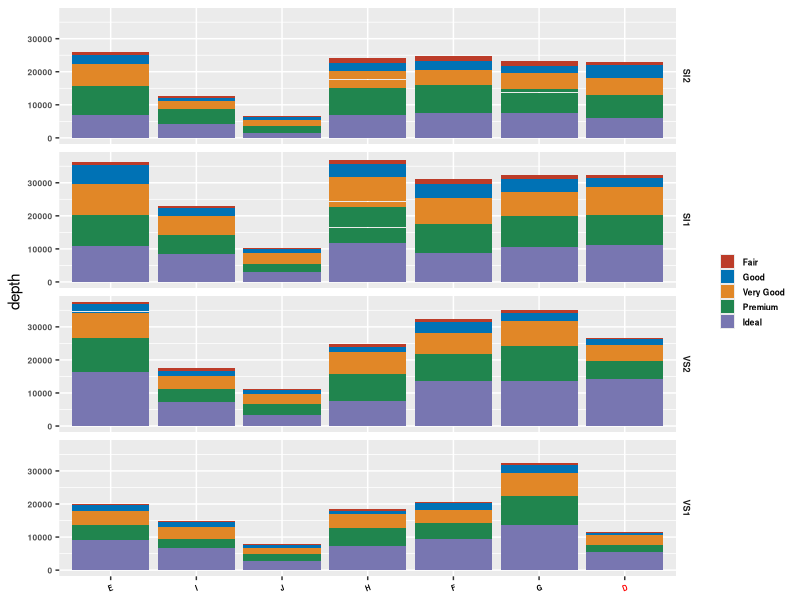

This figure's R source:
library(ggplot2)
library(ggsci)



df <- diamonds
df_color <- unique(df$color)
df$color <- factor(df$color,levels=df_color)
colortype <- ifelse((df_color == "D"), "red", "black")

theme_1 <- 
  theme(
    axis.text.x=element_text(size=5,face="bold",angle=20,vjust=.5,hjust=.5,colour=colortype),
    axis.text.y=element_text(size=6,face="bold"),
    axis.title.x=element_blank(),
    legend.text=element_text(size=6,face="bold"),
    legend.title=element_blank(),
    legend.background = element_rect(colour = "NA"),
    legend.key.size = unit(0.75, "lines"),
    strip.background = element_rect(fill = "transparent"),
    strip.text = element_text(size=6.5,face="bold")
    
  )

df <- subset(df,(clarity == c("SI2","SI1","VS1","VS2")))
p <-  ggplot(df,aes(color,depth,fill=cut))+
      geom_histogram(stat="identity",position="stack")+
      facet_grid(clarity~.)+
      theme_1+
      scale_fill_nejm()
p
